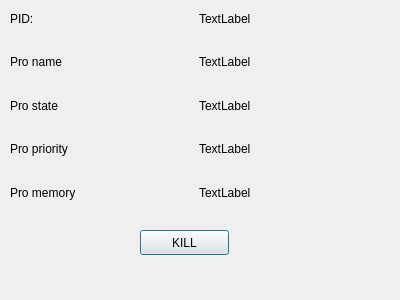
<?xml version="1.0" encoding="UTF-8"?>
<ui version="4.0">
 <class>ProInfo</class>
 <widget class="QDialog" name="ProInfo">
  <property name="geometry">
   <rect>
    <x>0</x>
    <y>0</y>
    <width>400</width>
    <height>300</height>
   </rect>
  </property>
  <property name="windowTitle">
   <string>Dialog</string>
  </property>
  <widget class="QWidget" name="gridLayoutWidget">
   <property name="geometry">
    <rect>
     <x>10</x>
     <y>0</y>
     <width>371</width>
     <height>211</height>
    </rect>
   </property>
   <layout class="QGridLayout" name="gridLayout">
    <item row="2" column="1">
     <widget class="QLabel" name="label_pstate">
      <property name="text">
       <string>TextLabel</string>
      </property>
     </widget>
    </item>
    <item row="0" column="1">
     <widget class="QLabel" name="label_pid">
      <property name="text">
       <string>TextLabel</string>
      </property>
     </widget>
    </item>
    <item row="0" column="0">
     <widget class="QLabel" name="label">
      <property name="text">
       <string>PID:</string>
      </property>
     </widget>
    </item>
    <item row="3" column="0">
     <widget class="QLabel" name="label_7">
      <property name="text">
       <string>Pro priority</string>
      </property>
     </widget>
    </item>
    <item row="3" column="1">
     <widget class="QLabel" name="label_ppri">
      <property name="text">
       <string>TextLabel</string>
      </property>
     </widget>
    </item>
    <item row="2" column="0">
     <widget class="QLabel" name="label_5">
      <property name="text">
       <string>Pro state</string>
      </property>
     </widget>
    </item>
    <item row="1" column="0">
     <widget class="QLabel" name="label_3">
      <property name="text">
       <string>Pro name</string>
      </property>
     </widget>
    </item>
    <item row="1" column="1">
     <widget class="QLabel" name="label_pname">
      <property name="text">
       <string>TextLabel</string>
      </property>
     </widget>
    </item>
    <item row="4" column="0">
     <widget class="QLabel" name="label_9">
      <property name="text">
       <string>Pro memory</string>
      </property>
     </widget>
    </item>
    <item row="4" column="1">
     <widget class="QLabel" name="label_pmem">
      <property name="text">
       <string>TextLabel</string>
      </property>
     </widget>
    </item>
   </layout>
  </widget>
  <widget class="QPushButton" name="pushButton">
   <property name="geometry">
    <rect>
     <x>140</x>
     <y>230</y>
     <width>89</width>
     <height>25</height>
    </rect>
   </property>
   <property name="text">
    <string>KILL</string>
   </property>
  </widget>
 </widget>
 <resources/>
 <connections/>
</ui>
